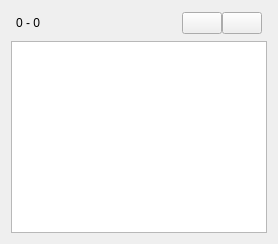
      <widget class="QWidget" name="tab">
       <attribute name="title">
        <string>Personal</string>
       </attribute>
       <layout class="QVBoxLayout" name="verticalLayout">
        <item>
         <widget class="QWidget" name="widget" native="true">
          <property name="minimumSize">
           <size>
            <width>0</width>
            <height>0</height>
           </size>
          </property>
          <layout class="QHBoxLayout" name="horizontalLayout">
           <property name="spacing">
            <number>0</number>
           </property>
           <property name="leftMargin">
            <number>5</number>
           </property>
           <property name="topMargin">
            <number>1</number>
           </property>
           <property name="rightMargin">
            <number>5</number>
           </property>
           <property name="bottomMargin">
            <number>1</number>
           </property>
           <item>
            <widget class="QLabel" name="personalIndexLabel">
             <property name="text">
              <string>0 - 0</string>
             </property>
            </widget>
           </item>
           <item>
            <spacer name="HorizontalSpacer">
             <property name="orientation">
              <enum>Qt::Horizontal</enum>
             </property>
             <property name="sizeHint" stdset="0">
              <size>
               <width>40</width>
               <height>20</height>
              </size>
             </property>
            </spacer>
           </item>
           <item>
            <widget class="QPushButton" name="personalPreviousBtn">
             <property name="maximumSize">
              <size>
               <width>40</width>
               <height>40</height>
              </size>
             </property>
             <property name="cursor">
              <cursorShape>PointingHandCursor</cursorShape>
             </property>
             <property name="styleSheet">
              <string notr="true"/>
             </property>
             <property name="text">
              <string/>
             </property>
             <property name="icon">
              <iconset resource="icons/icons.qrc">
               <normaloff>:/images/previous_button.png</normaloff>:/images/previous_button.png</iconset>
             </property>
             <property name="iconSize">
              <size>
               <width>20</width>
               <height>20</height>
              </size>
             </property>
            </widget>
           </item>
           <item>
            <widget class="QPushButton" name="personalNextBtn">
             <property name="maximumSize">
              <size>
               <width>40</width>
               <height>40</height>
              </size>
             </property>
             <property name="cursor">
              <cursorShape>PointingHandCursor</cursorShape>
             </property>
             <property name="styleSheet">
              <string notr="true"/>
             </property>
             <property name="text">
              <string/>
             </property>
             <property name="icon">
              <iconset resource="icons/icons.qrc">
               <normaloff>:/images/next_button.png</normaloff>:/images/next_button.png</iconset>
             </property>
             <property name="iconSize">
              <size>
               <width>20</width>
               <height>20</height>
              </size>
             </property>
            </widget>
           </item>
          </layout>
         </widget>
        </item>
        <item>
         <widget class="QListView" name="personalListView">
          <property name="sizePolicy">
           <sizepolicy hsizetype="Expanding" vsizetype="Expanding">
            <horstretch>0</horstretch>
            <verstretch>1</verstretch>
           </sizepolicy>
          </property>
         </widget>
        </item>
       </layout>
      </widget>
